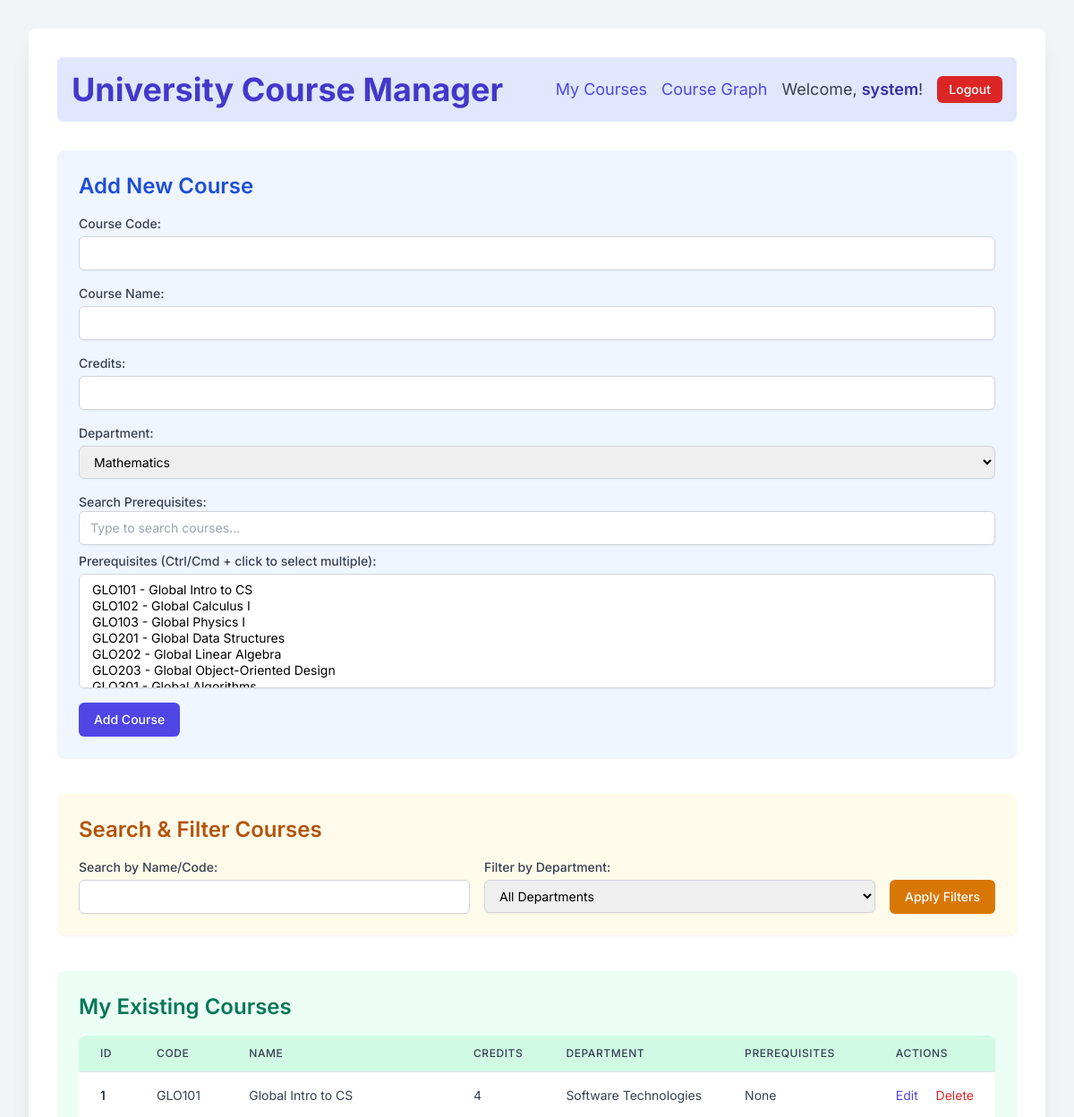
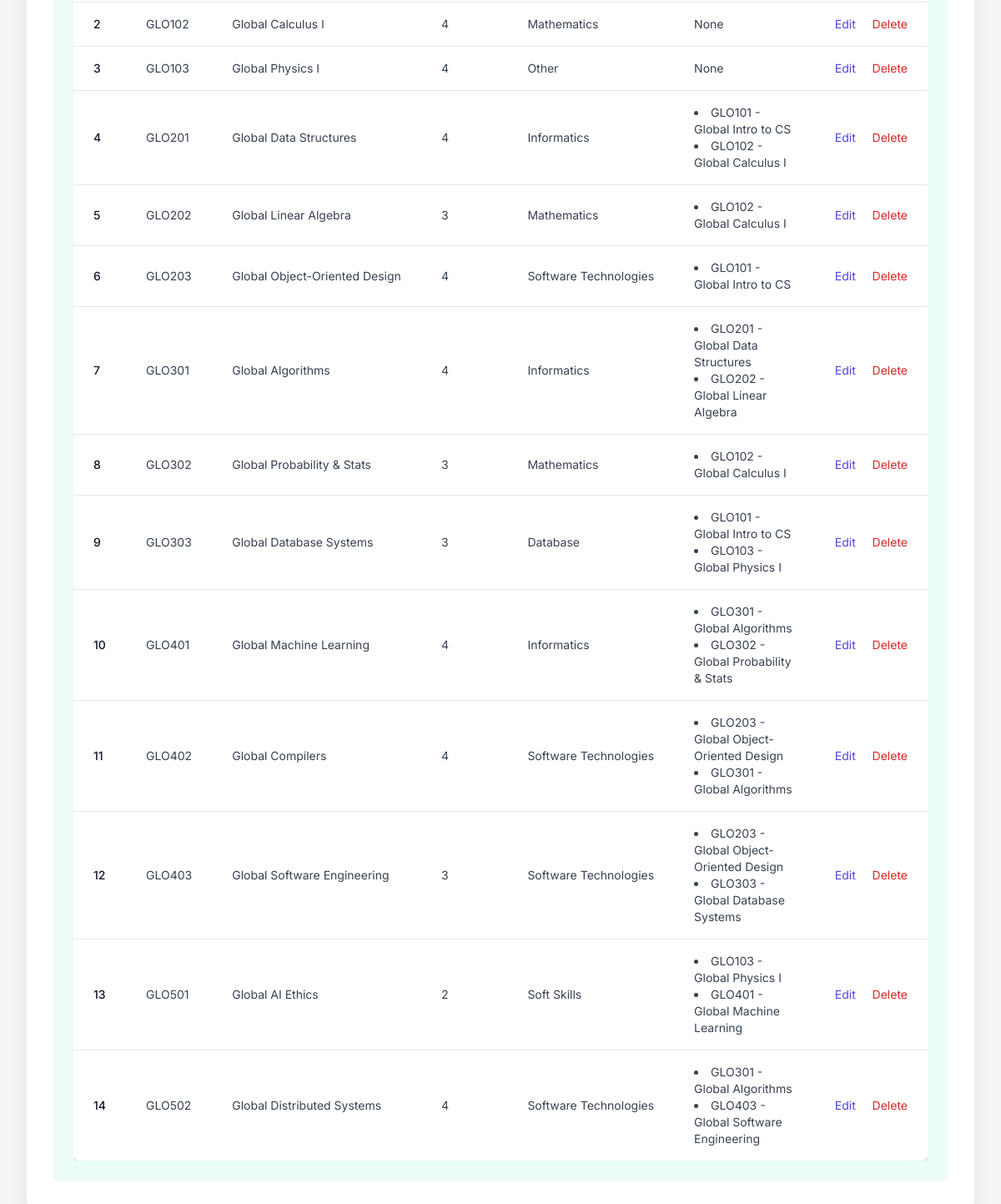
Page /app/index.php (signed in) on the committed database (2 pictures, top to bottom).
### tables this page shows
CREATE TABLE IF NOT EXISTS courses (
    id INT AUTO_INCREMENT PRIMARY KEY,
    user_id INT NOT NULL,               
    course_code VARCHAR(20) NOT NULL,
    course_name VARCHAR(255) NOT NULL,
    credits INT NOT NULL,
    department ENUM('Mathematics', 'Software Technologies', 'Informatics', 'Database', 'English', 'Soft Skills', 'Other') NOT NULL DEFAULT 'Other',
    created_at TIMESTAMP DEFAULT CURRENT_TIMESTAMP,
    FOREIGN KEY (user_id) REFERENCES users(id) ON DELETE CASCADE,
    UNIQUE (user_id, course_code)  
);

### app/index.php (called while the page is built, shortened)
<?php
require_once __DIR__ . '/config.php';
require_once __DIR__ . '/auth.php';
require_once __DIR__ . '/course_manager.php';
$current_user_id = $_SESSION['user_id'];
$system_user_id = getUserIdByUsername(SYSTEM_USERNAME);
$search_name = trim($_GET['search_name'] ?? '');
$filter_department = trim($_GET['filter_department'] ?? '');
$courses = getAllCoursesForUser($current_user_id, $system_user_id, $search_name, $filter_department);
$courses_to_display = $courses;
include __DIR__ . '/templates/layout.php';
?>

### app/config.php (called while the page is built, shortened)
<?php
function getDbConnection() {
    $conn = new mysqli(DB_SERVER, DB_USERNAME, DB_PASSWORD, DB_NAME);
    return $conn;
}
function getUserIdByUsername($username) {
    $conn = getDbConnection();
    $user_id = null;
    $stmt = $conn->prepare("SELECT id FROM users WHERE username = ?");
    $stmt->bind_param("s", $username);
    $stmt->execute();
    $result = $stmt->get_result();
    if ($row = $result->fetch_assoc()) {
        $user_id = $row['id'];
    }
    return $user_id;
}
?>

### app/course_manager.php (called while the page is built, shortened)
<?php
require_once __DIR__ . '/config.php';
function getAllCoursesForUser($user_id, $system_user_id, $search_query = '', $department_filter = '') {
    $conn = getDbConnection();
    $courses = [];
    $sql = "SELECT id, course_code, course_name, credits, department, user_id FROM courses WHERE (user_id = ? OR user_id = ?)";
    $params = [$user_id, $system_user_id];
    $types = "ii";
    $sql .= " ORDER BY created_at DESC";
    $stmt = $conn->prepare($sql);
    $bind_params = array_merge([$types], $params);
    call_user_func_array([$stmt, 'bind_param'], refValues($bind_params));
    $stmt->execute();
    $result = $stmt->get_result();
    while($row = $result->fetch_assoc()) {
        $courses[$row['id']] = $row;
        $courses[$row['id']]['prerequisites'] = [];
    }
    if (!empty($courses)) {
        $course_ids = array_keys($courses);
        if (!empty($course_ids)) {
            $placeholders = implode(',', array_fill(0, count($course_ids), '?'));
            $prereqs_sql = "
                SELECT cd.course_id, cd.prerequisite_course_id AS id, c.course_name, c.course_code
                FROM course_dependencies cd
                JOIN courses c ON cd.prerequisite_course_id = c.id
                WHERE cd.course_id IN ({$placeholders}) AND (c.user_id = ? OR c.user_id = ?)
            ";
            $prereqs_types = str_repeat('i', count($course_ids)) . 'ii';
            $prereqs_params = array_merge($course_ids, [$user_id, $system_user_id]);
            $prereqs_stmt = $conn->prepare($prereqs_sql);
            if (!$prereqs_stmt) {
                error_log("Prepare statement for prerequisites failed: " . $conn->error);
            } else {
                call_user_func_array([$prereqs_stmt, 'bind_param'], refValues(array_merge([$prereqs_types], $prereqs_params)));
                $prereqs_stmt->execute();
                $prereqs_result = $prereqs_stmt->get_result();
                while ($prereq_row = $prereqs_result->fetch_assoc()) {
                    if (isset($courses[$prereq_row['course_id']])) {
                        $courses[$prereq_row['course_id']]['prerequisites'][] = [
                            'id' => $prereq_row['id'],
                            'course_name' => $prereq_row['course_name'],
                            'course_code' => $prereq_row['course_code']
                        ];
                    }
                }
            }
        }
    }
    return array_values($courses);
}
function refValues($arr){
    if (strnatcmp(phpversion(),'5.3') >= 0)
    {
        $refs = array();
        foreach($arr as $key => $value)
            $refs[$key] = &$arr[$key];
        return $refs;
    }
    return $arr;
}
?>

### app/templates/course_list.php (the view, shortened to what this page needs)
<div class="p-6 bg-green-50 rounded-lg shadow-sm">
    <h2 class="text-2xl font-semibold text-green-700 mb-4">My Existing Courses</h2>
    <div class="overflow-x-auto">
        <table class="min-w-full divide-y divide-gray-200 shadow-md rounded-lg overflow-hidden">
            <thead class="bg-green-100">
                <tr>
                    <th scope="col" class="px-6 py-3 text-left text-xs font-medium text-gray-700 uppercase tracking-wider rounded-tl-lg">ID</th>
                    <th scope="col" class="px-6 py-3 text-left text-xs font-medium text-gray-700 uppercase tracking-wider">Code</th>
                    <th scope="col" class="px-6 py-3 text-left text-xs font-medium text-gray-700 uppercase tracking-wider">Name</th>
                    <th scope="col" class="px-6 py-3 text-left text-xs font-medium text-gray-700 uppercase tracking-wider">Credits</th>
                    <th scope="col" class="px-6 py-3 text-left text-xs font-medium text-gray-700 uppercase tracking-wider">Department</th>
                    <th scope="col" class="px-6 py-3 text-left text-xs font-medium text-gray-700 uppercase tracking-wider">Prerequisites</th>
                    <th scope="col" class="px-6 py-3 text-left text-xs font-medium text-gray-700 uppercase tracking-wider rounded-tr-lg">Actions</th>
                </tr>
            </thead>
            <tbody class="bg-white divide-y divide-gray-200">
                <?php if (!empty($courses_to_display)): ?>
                    <?php foreach ($courses_to_display as $course): ?>
                        <tr class='hover:bg-gray-50'>
                            <td class='px-6 py-4 whitespace-nowrap text-sm font-medium text-gray-900'><?php echo htmlspecialchars($course['id']); ?></td>
                            <td class='px-6 py-4 whitespace-nowrap text-sm text-gray-700'><?php echo htmlspecialchars($course['course_code']); ?></td>
                            <td class='px-6 py-4 whitespace-nowrap text-sm text-gray-700'><?php echo htmlspecialchars($course['course_name']); ?></td>
                            <td class='px-6 py-4 whitespace-nowrap text-sm text-gray-700'><?php echo htmlspecialchars($course['credits']); ?></td>
                            <td class='px-6 py-4 whitespace-nowrap text-sm text-gray-700'><?php echo htmlspecialchars($course['department']); ?></td>
                            <td class='px-6 py-4 text-sm text-gray-700'>
                                <?php if (!empty($course['prerequisites'])): ?>
                                    <ul class="list-disc list-inside">
                                        <?php foreach ($course['prerequisites'] as $prereq): ?>
                                            <li><?php echo htmlspecialchars($prereq['course_code'] . ' - ' . $prereq['course_name']); ?></li>
                                        <?php endforeach; ?>
                                    </ul>
                                <?php else: ?>
                                    None
                                <?php endif; ?>
                            </td>
                            <td class='px-6 py-4 whitespace-nowrap text-right text-sm font-medium'>
                                <button onclick="openEditModal(<?php echo htmlspecialchars(json_encode($course)); ?>)"
                                        class="text-indigo-600 hover:text-indigo-900 focus:outline-none focus:underline mr-4">
                                    Edit
                                </button>
                                <button onclick="deleteCourse(<?php echo htmlspecialchars($course['id']); ?>, '<?php echo htmlspecialchars($course['course_name']); ?>')"
                                        class="text-red-600 hover:text-red-900 focus:outline-none focus:underline">
                                    Delete
                                </button>
                            </td>
                        </tr>
                    <?php endforeach; ?>
                <?php else: ?>
                    <tr><td colspan='7' class='px-6 py-4 text-sm text-gray-500 text-center'>No courses found for this user.</td></tr>
                <?php endif; ?>
            </tbody>
        </table>
    </div>
</div>

### rows in the picture
courses: id "1", course_code "GLO101", course_name "Global Intro to CS", credits "4", department "Software Technologies", shows "None"
courses: id "2", course_code "GLO102", course_name "Global Calculus I", credits "4", department "Mathematics", shows "None"
courses: id "3", course_code "GLO103", course_name "Global Physics I", credits "4", department "Other", shows "None"
courses: id "4", course_code "GLO201", course_name "Global Data Structures", credits "4", department "Informatics", course_name "GLO101 - Global Intro to CS", course_name "GLO102 - Global Calculus I"
courses: id "5", course_code "GLO202", course_name "Global Linear Algebra", credits "3", department "Mathematics", course_name "GLO102 - Global Calculus I"
courses: id "6", course_code "GLO203", course_name "Global Object-Oriented Design", credits "4", department "Software Technologies", course_name "GLO101 - Global Intro to CS"
courses: id "7", course_code "GLO301", course_name "Global Algorithms", credits "4", department "Informatics", course_name "GLO201 - Global Data Structures", course_name "GLO202 - Global Linear Algebra"
courses: id "8", course_code "GLO302", course_name "Global Probability & Stats", credits "3", department "Mathematics", course_name "GLO102 - Global Calculus I"
courses: id "9", course_code "GLO303", course_name "Global Database Systems", credits "3", department "Database", course_name "GLO101 - Global Intro to CS", course_name "GLO103 - Global Physics I"
courses: id "10", course_code "GLO401", course_name "Global Machine Learning", credits "4", department "Informatics", course_name "GLO301 - Global Algorithms", course_name "GLO302 - Global Probability & Stats"
courses: id "11", course_code "GLO402", course_name "Global Compilers", credits "4", department "Software Technologies", course_name "GLO203 - Global Object-Oriented Design", course_name "GLO301 - Global Algorithms"
courses: id "12", course_code "GLO403", course_name "Global Software Engineering", credits "3", department "Software Technologies", course_name "GLO203 - Global Object-Oriented Design", course_name "GLO303 - Global Database Systems"
courses: id "13", course_code "GLO501", course_name "Global AI Ethics", credits "2", department "Soft Skills", course_name "GLO103 - Global Physics I", course_name "GLO401 - Global Machine Learning"
courses: id "14", course_code "GLO502", course_name "Global Distributed Systems", credits "4", department "Software Technologies", course_name "GLO301 - Global Algorithms", course_name "GLO403 - Global Software Engineering"

### other values in the picture
$_SESSION['username'] "system"
form field department "Mathematics"
